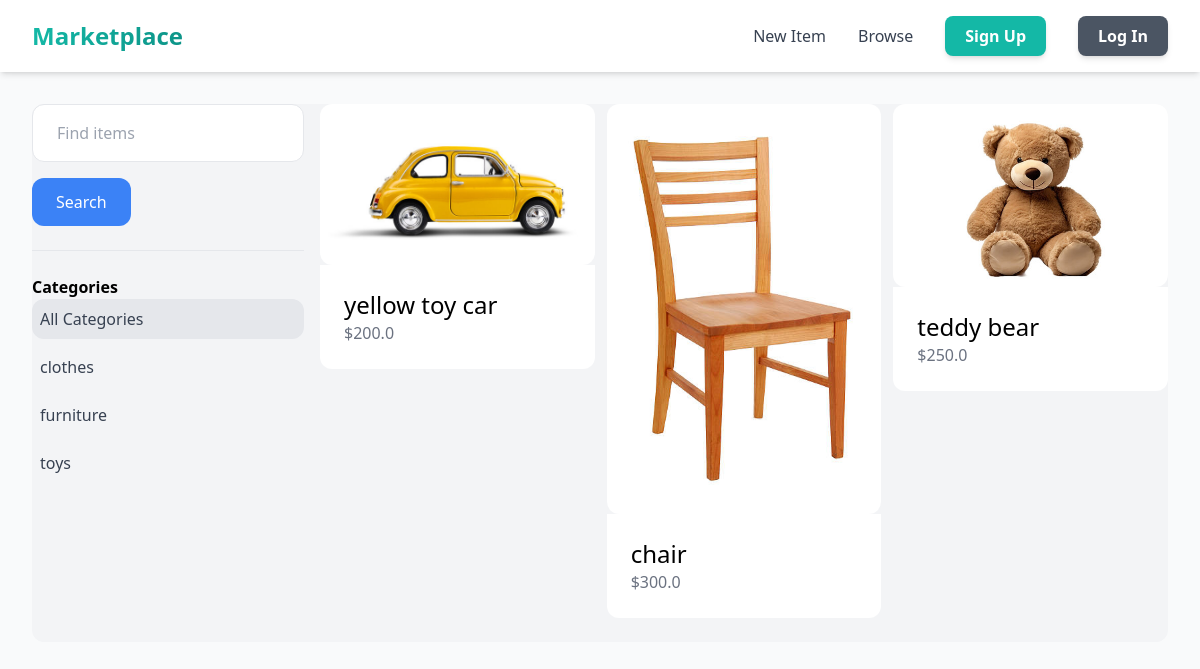
The app's page /items/ with its own data.
### item/models.py (models this page shows, shortened)
class category(models.Model):
    name = models.CharField(max_length=255)
    class Meta:
        ordering = ['name']
        verbose_name_plural = "categories"

class item(models.Model):
    category = models.ForeignKey(category, related_name='items', on_delete=models.CASCADE)
    name= models.CharField(max_length=255)
    description = models.TextField(blank=True, null=True)
    price = models.FloatField()
    image = models.ImageField(upload_to='item_images', blank=True, null=True)
    is_sold = models.BooleanField(default=False)
    created_at = models.DateTimeField(auto_now_add=True)
    created_by = models.ForeignKey(User, related_name='items', on_delete=models.CASCADE)

### item/views.py (the view)
# urls.py: path('', views.items, name='items'),
def items(request):
    query = request.GET.get('query', '')
    category_id = request.GET.get('category', 0)  # Changed to 'category' for better naming
    categories = category.objects.all()
    items = item.objects.filter(is_sold=False)
    if category_id and category_id != '0' and category_id != 0:
        items = items.filter(category_id=category_id)
    if query:
        items = items.filter(
            Q(name__icontains=query) |
            Q(description__icontains=query)
        )
    try:
        category_id = int(category_id)
    except ValueError:
        category_id = 0
    return render(request, 'item/items.html', {
        'items': items,
        'categories': categories,
        'query': query,
        'category_id': category_id,
    })

### item/templates/item/items.html (shortened to what this page needs)
{% extends 'core/base.html' %}
{% block content %}
<div class="pb-6 grid grid-cols-4 gap-4 bg-gray-100 rounded-xl">
    <div class="col-span-1">
        <form method="get" action="{% url 'item:items' %}">
            <input name="query" class="w-full py-4 px-6 border rounded-xl" type="text" value="{{ query }}" placeholder="Find items">
            <div class="mt-4 flex gap-2">
                <button type="submit" class="px-6 py-3 bg-blue-500 text-white rounded-xl hover:bg-blue-600">Search</button>
            </div>
        </form>
        <hr class="my-6">
        <p class="font-semibold">Categories</p>
        <ul class="space-y-2">
            <li class="py-2 px-2 rounded-xl {% if not category_id %}bg-gray-200{% endif %}">
                <a href="{% url 'item:items' %}?query={{ query }}" class="text-gray-700 hover:text-blue-500">All Categories</a>
            </li>
            {% for category in categories %}
                <li class="py-2 px-2 rounded-xl {% if category.id == category_id %}bg-gray-200{% endif %}">
                    <a href="{% url 'item:items' %}?query={{ query }}&category={{ category.id }}" class="text-gray-700 hover:text-blue-500">{{ category.name }}</a>
                </li>
            {% endfor %}
        </ul>
    </div>
    <div class="col-span-3">
        <div class="grid grid-cols-3 gap-3">
            {% for item in items %}
                <div>
                    <a href="{% url 'item:detail' item.id %}">
                        <div>
                            <img src="{{ item.image.url }}" alt="{{ item.name }}" class="rounded-xl">
                        </div>
                        <div class="p-6 bg-white rounded-b-xl">
                            <h2 class="text-2xl">{{ item.name }}</h2>
                            <p class="text-gray-500">${{ item.price }}</p>
                        </div>
                    </a>
                </div>
            {% empty %}
                <div class="col-span-3">
                    <p class="text-center text-gray-500">No items found.</p>
                </div>
            {% endfor %}
        </div>
    </div>
</div>
{% endblock %}

### records on screen
category: name "clothes"
category: name "furniture"
category: name "toys"
item: image (picture), name "yellow toy car", price "200.0"
item: image (picture), name "chair", price "300.0"
item: image (picture), name "teddy bear", price "250.0"
